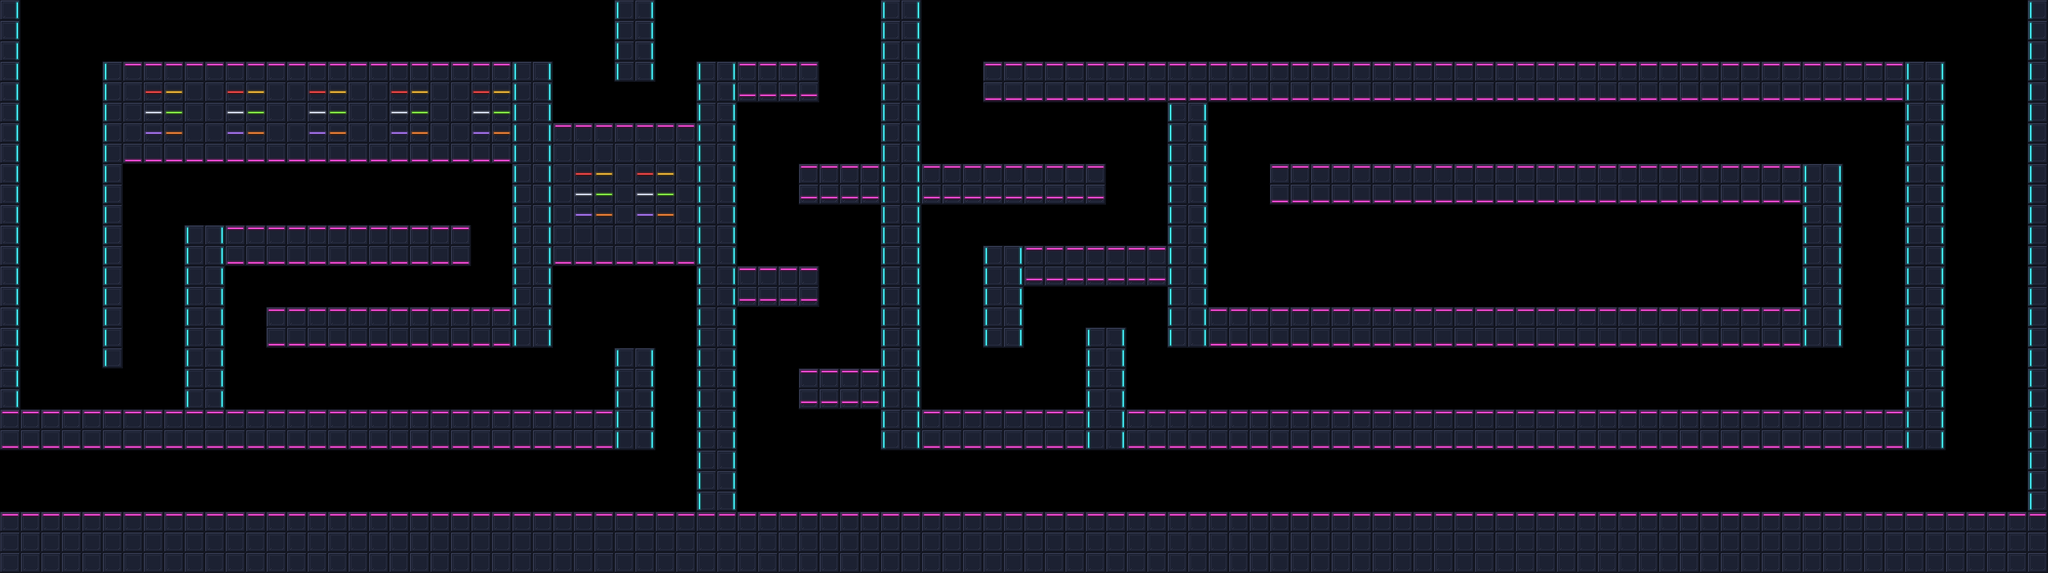

This is a level from a 2D game, rendered from its Tiled map with the project's own tilesets. A one-line summary and the complete map file follow:
An orthogonal 100x28 tile map with 32x32 px tiles, 1 tile layer (Camada de Blocos 1).

<map version="1.10" tiledversion="1.11.2" orientation="orthogonal" renderorder="right-down" width="100" height="28" tilewidth="32" tileheight="32" infinite="0" nextlayerid="2" nextobjectid="1">
 <editorsettings>
  <export target="tiledcyber3.tmj" format="json" />
 </editorsettings>
 <tileset firstgid="1" source="cyberpunk_floor_tiles_256x256_v3.tsx" />
 <layer id="1" name="Camada de Blocos 1" width="100" height="28">
  <data encoding="csv">
57,0,0,0,0,0,0,0,0,0,0,0,0,0,0,0,0,0,0,0,0,0,0,0,0,0,0,0,0,0,41,57,0,0,0,0,0,0,0,0,0,0,0,41,57,0,0,0,0,0,0,0,0,0,0,0,0,0,0,0,0,0,0,0,0,0,0,0,0,0,0,0,0,0,0,0,0,0,0,0,0,0,0,0,0,0,0,0,0,0,0,0,0,0,0,0,0,0,0,41,
57,0,0,0,0,0,0,0,0,0,0,0,0,0,0,0,0,0,0,0,0,0,0,0,0,0,0,0,0,0,41,57,0,0,0,0,0,0,0,0,0,0,0,41,57,0,0,0,0,0,0,0,0,0,0,0,0,0,0,0,0,0,0,0,0,0,0,0,0,0,0,0,0,0,0,0,0,0,0,0,0,0,0,0,0,0,0,0,0,0,0,0,0,0,0,0,0,0,0,41,
57,0,0,0,0,0,0,0,0,0,0,0,0,0,0,0,0,0,0,0,0,0,0,0,0,0,0,0,0,0,41,57,0,0,0,0,0,0,0,0,0,0,0,41,57,0,0,0,0,0,0,0,0,0,0,0,0,0,0,0,0,0,0,0,0,0,0,0,0,0,0,0,0,0,0,0,0,0,0,0,0,0,0,0,0,0,0,0,0,0,0,0,0,0,0,0,0,0,0,41,
57,0,0,0,0,41,2,2,2,2,2,2,2,2,2,2,2,2,2,2,2,2,2,2,2,41,57,0,0,0,41,57,0,0,41,57,2,2,2,2,0,0,0,41,57,0,0,0,2,2,2,2,2,2,2,2,2,2,2,2,2,2,2,2,2,2,2,2,2,2,2,2,2,2,2,2,2,2,2,2,2,2,2,2,2,2,2,2,2,2,2,2,2,41,57,0,0,0,0,41,
57,0,0,0,0,41,50,24,19,50,50,24,19,50,50,24,19,50,50,24,19,50,54,24,19,41,57,0,0,0,0,0,0,0,41,57,26,26,26,26,0,0,0,41,57,0,0,0,34,34,34,34,34,34,34,34,34,34,34,34,34,34,34,34,34,34,34,34,34,34,34,34,34,34,34,34,34,34,34,34,34,34,34,34,34,34,34,34,34,34,34,34,34,41,57,0,0,0,0,41,
57,0,0,0,0,41,50,23,20,50,50,23,20,50,50,23,20,50,50,23,20,50,54,23,20,41,57,0,0,0,0,0,0,0,41,57,0,0,0,0,0,0,0,41,57,0,0,0,0,0,0,0,0,0,0,0,0,41,57,0,0,0,0,0,0,0,0,0,0,0,0,0,0,0,0,0,0,0,0,0,0,0,0,0,0,0,0,0,0,0,0,0,0,41,57,0,0,0,0,41,
57,0,0,0,0,41,50,22,21,50,50,22,21,50,50,22,21,50,50,22,21,50,54,22,21,41,57,2,2,2,2,2,2,2,41,57,0,0,0,0,0,0,0,41,57,0,0,0,0,0,0,0,0,0,0,0,0,41,57,0,0,0,0,0,0,0,0,0,0,0,0,0,0,0,0,0,0,0,0,0,0,0,0,0,0,0,0,0,0,0,0,0,0,41,57,0,0,0,0,41,
57,0,0,0,0,41,34,34,34,34,34,34,34,34,34,34,34,34,34,34,34,34,34,34,34,41,57,49,54,54,54,54,54,54,41,57,0,0,0,0,0,0,0,41,57,0,0,0,0,0,0,0,0,0,0,0,0,41,57,0,0,0,0,0,0,0,0,0,0,0,0,0,0,0,0,0,0,0,0,0,0,0,0,0,0,0,0,0,0,0,0,0,0,41,57,0,0,0,0,41,
57,0,0,0,0,41,0,0,0,0,0,0,0,0,0,0,0,0,0,0,0,0,0,0,0,41,57,49,24,19,54,24,19,54,41,57,0,0,0,2,2,2,2,41,57,2,2,2,2,2,2,2,2,2,0,0,0,41,57,0,0,0,2,2,2,2,2,2,2,2,2,2,2,2,2,2,2,2,2,2,2,2,2,2,2,2,2,2,41,57,0,0,0,41,57,0,0,0,0,41,
57,0,0,0,0,41,0,0,0,0,0,0,0,0,0,0,0,0,0,0,0,0,0,0,0,41,57,49,23,20,54,23,20,54,41,57,0,0,0,26,26,26,26,41,57,26,26,26,26,26,26,26,26,26,0,0,0,41,57,0,0,0,34,34,34,34,34,34,34,34,34,34,34,34,34,34,34,34,34,34,34,34,34,34,34,34,34,34,41,57,0,0,0,41,57,0,0,0,0,41,
57,0,0,0,0,41,0,0,0,0,0,0,0,0,0,0,0,0,0,0,0,0,0,0,0,41,57,49,22,21,54,22,21,54,41,57,0,0,0,0,0,0,0,41,57,0,0,0,0,0,0,0,0,0,0,0,0,41,57,0,0,0,0,0,0,0,0,0,0,0,0,0,0,0,0,0,0,0,0,0,0,0,0,0,0,0,0,0,41,57,0,0,0,41,57,0,0,0,0,41,
57,0,0,0,0,41,0,0,0,41,57,2,2,2,2,2,2,2,2,2,2,2,2,0,0,41,57,49,54,54,54,54,54,54,41,57,0,0,0,0,0,0,0,41,57,0,0,0,0,0,0,0,0,0,0,0,0,41,57,0,0,0,0,0,0,0,0,0,0,0,0,0,0,0,0,0,0,0,0,0,0,0,0,0,0,0,0,0,41,57,0,0,0,41,57,0,0,0,0,41,
57,0,0,0,0,41,0,0,0,41,57,34,34,34,34,34,34,34,34,34,34,34,34,0,0,41,57,34,34,34,34,34,34,34,41,57,0,0,0,0,0,0,0,41,57,0,0,0,41,57,2,2,2,2,2,2,2,41,57,0,0,0,0,0,0,0,0,0,0,0,0,0,0,0,0,0,0,0,0,0,0,0,0,0,0,0,0,0,41,57,0,0,0,41,57,0,0,0,0,41,
57,0,0,0,0,41,0,0,0,41,57,0,0,0,0,0,0,0,0,0,0,0,0,0,0,41,57,0,0,0,0,0,0,0,41,57,2,2,2,2,0,0,0,41,57,0,0,0,41,57,26,26,26,26,26,26,26,41,57,0,0,0,0,0,0,0,0,0,0,0,0,0,0,0,0,0,0,0,0,0,0,0,0,0,0,0,0,0,41,57,0,0,0,41,57,0,0,0,0,41,
57,0,0,0,0,41,0,0,0,41,57,0,0,0,0,0,0,0,0,0,0,0,0,0,0,41,57,0,0,0,0,0,0,0,41,57,26,26,26,26,0,0,0,41,57,0,0,0,41,57,0,0,0,0,0,0,0,41,57,0,0,0,0,0,0,0,0,0,0,0,0,0,0,0,0,0,0,0,0,0,0,0,0,0,0,0,0,0,41,57,0,0,0,41,57,0,0,0,0,41,
57,0,0,0,0,41,0,0,0,41,57,0,0,2,2,2,2,2,2,2,2,2,2,2,2,41,57,0,0,0,0,0,0,0,41,57,0,0,0,0,0,0,0,41,57,0,0,0,41,57,0,0,0,0,0,0,0,41,57,2,2,2,2,2,2,2,2,2,2,2,2,2,2,2,2,2,2,2,2,2,2,2,2,2,2,2,2,2,41,57,0,0,0,41,57,0,0,0,0,41,
57,0,0,0,0,41,0,0,0,41,57,0,0,34,34,34,34,34,34,34,34,34,34,34,34,41,57,0,0,0,0,0,0,0,41,57,0,0,0,0,0,0,0,41,57,0,0,0,41,57,0,0,0,41,57,0,0,41,57,34,34,34,34,34,34,34,34,34,34,34,34,34,34,34,34,34,34,34,34,34,34,34,34,34,34,34,34,34,41,57,0,0,0,41,57,0,0,0,0,41,
57,0,0,0,0,41,0,0,0,41,57,0,0,0,0,0,0,0,0,0,0,0,0,0,0,0,0,0,0,0,41,57,0,0,41,57,0,0,0,0,0,0,0,41,57,0,0,0,0,0,0,0,0,41,57,0,0,0,0,0,0,0,0,0,0,0,0,0,0,0,0,0,0,0,0,0,0,0,0,0,0,0,0,0,0,0,0,0,0,0,0,0,0,41,57,0,0,0,0,41,
57,0,0,0,0,0,0,0,0,41,57,0,0,0,0,0,0,0,0,0,0,0,0,0,0,0,0,0,0,0,41,57,0,0,41,57,0,0,0,2,2,2,2,41,57,0,0,0,0,0,0,0,0,41,57,0,0,0,0,0,0,0,0,0,0,0,0,0,0,0,0,0,0,0,0,0,0,0,0,0,0,0,0,0,0,0,0,0,0,0,0,0,0,41,57,0,0,0,0,41,
57,0,0,0,0,0,0,0,0,41,57,0,0,0,0,0,0,0,0,0,0,0,0,0,0,0,0,0,0,0,41,57,0,0,41,57,0,0,0,26,26,26,26,41,57,0,0,0,0,0,0,0,0,41,57,0,0,0,0,0,0,0,0,0,0,0,0,0,0,0,0,0,0,0,0,0,0,0,0,0,0,0,0,0,0,0,0,0,0,0,0,0,0,41,57,0,0,0,0,41,
2,2,2,2,2,2,2,2,2,2,2,2,2,2,2,2,2,2,2,2,2,2,2,2,2,2,2,2,2,2,41,57,0,0,41,57,0,0,0,0,0,0,0,41,57,2,2,2,2,2,2,2,2,41,57,2,2,2,2,2,2,2,2,2,2,2,2,2,2,2,2,2,2,2,2,2,2,2,2,2,2,2,2,2,2,2,2,2,2,2,2,2,2,41,57,0,0,0,0,41,
34,34,34,34,34,34,34,34,34,34,34,34,34,34,34,34,34,34,34,34,34,34,34,34,34,34,34,34,34,34,41,57,0,0,41,57,0,0,0,0,0,0,0,41,57,34,34,34,34,34,34,34,34,41,57,34,34,34,34,34,34,34,34,34,34,34,34,34,34,34,34,34,34,34,34,34,34,34,34,34,34,34,34,34,34,34,34,34,34,34,34,34,34,41,57,0,0,0,0,41,
0,0,0,0,0,0,0,0,0,0,0,0,0,0,0,0,0,0,0,0,0,0,0,0,0,0,0,0,0,0,0,0,0,0,41,57,0,0,0,0,0,0,0,0,0,0,0,0,0,0,0,0,0,0,0,0,0,0,0,0,0,0,0,0,0,0,0,0,0,0,0,0,0,0,0,0,0,0,0,0,0,0,0,0,0,0,0,0,0,0,0,0,0,0,0,0,0,0,0,41,
0,0,0,0,0,0,0,0,0,0,0,0,0,0,0,0,0,0,0,0,0,0,0,0,0,0,0,0,0,0,0,0,0,0,41,57,0,0,0,0,0,0,0,0,0,0,0,0,0,0,0,0,0,0,0,0,0,0,0,0,0,0,0,0,0,0,0,0,0,0,0,0,0,0,0,0,0,0,0,0,0,0,0,0,0,0,0,0,0,0,0,0,0,0,0,0,0,0,0,41,
0,0,0,0,0,0,0,0,0,0,0,0,0,0,0,0,0,0,0,0,0,0,0,0,0,0,0,0,0,0,0,0,0,0,41,57,0,0,0,0,0,0,0,0,0,0,0,0,0,0,0,0,0,0,0,0,0,0,0,0,0,0,0,0,0,0,0,0,0,0,0,0,0,0,0,0,0,0,0,0,0,0,0,0,0,0,0,0,0,0,0,0,0,0,0,0,0,0,0,41,
2,2,2,2,2,2,2,2,2,2,2,2,2,2,2,2,2,2,2,2,2,2,2,2,2,2,2,2,2,2,2,2,2,2,2,2,2,2,2,2,2,2,2,2,2,2,2,2,2,2,2,2,2,2,2,2,2,2,2,2,2,2,2,2,2,2,2,2,2,2,2,2,2,2,2,2,2,2,2,2,2,2,2,2,2,2,2,2,2,2,2,2,2,2,2,2,2,2,2,2,
51,51,51,51,51,51,51,51,51,51,51,51,51,51,51,51,51,51,51,51,51,51,51,51,51,51,51,51,51,51,51,51,51,51,51,51,51,51,51,51,51,51,51,51,51,51,51,51,51,51,51,51,51,51,51,51,51,51,51,51,51,51,51,51,51,51,51,51,51,51,51,51,51,51,51,51,51,51,51,51,51,51,51,51,51,51,51,51,51,51,51,51,51,51,51,51,51,51,51,51,
51,51,51,51,51,51,51,51,51,51,51,51,51,51,51,51,51,51,51,51,51,51,51,51,51,51,51,51,51,51,51,51,51,51,51,51,51,51,51,51,51,51,51,51,51,51,51,51,51,51,51,51,51,51,51,51,51,51,51,51,51,51,51,51,51,51,51,51,51,51,51,51,51,51,51,51,51,51,51,51,51,51,51,51,51,51,51,51,51,51,51,51,51,51,51,51,51,51,51,51
</data>
 </layer>
</map>